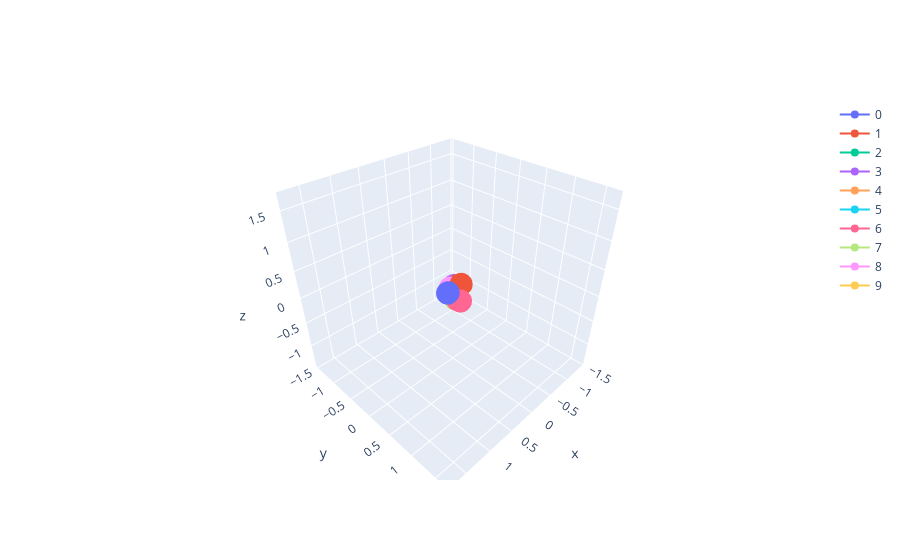

The code cell stored with this chart in its notebook:
### Code cell
def plotConfigurationParticleView(data):
        data=data.sort_values(by="time")
        data["particle"]=data["particle"].astype(str)
        graphs=[]
        for particle,particleData in data.groupby("particle"):
            graphs.append(go.Scatter3d( x=particleData['x'], y=particleData['y'], z=particleData['z'] ,name=str(particle)))
        fig=go.Figure(data=graphs)
        return fig
    

def plotConfigurationTimeView(data):
        graphs=[]
        data=data.sort_values(by="time")
        graphs.append(go.Scatter3d( x=data['x'], y=data['y'], z=data['z'] 
                                       , mode='markers',
                                       marker=dict(
                                            size=12,
                                            color=data["time"],
                                            colorscale='Viridis',
                                            opacity=0.8,
                                           colorbar=dict(
            title="time"
        )
    )
                                      ))
        fig=go.Figure(data=graphs)
        return fig

    
    
def plotConfiguration(data,view="particle"):
    if view=="particle":
        return plotConfigurationParticleView(data)
    else:
        if view == "time":
            return plotConfigurationTimeView(data)
    
plotConfiguration(conf,view="particle")
